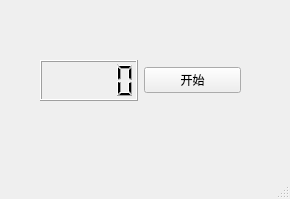
<?xml version="1.0" encoding="UTF-8"?>
<ui version="4.0">
 <class>MainWindow</class>
 <widget class="QMainWindow" name="MainWindow">
  <property name="geometry">
   <rect>
    <x>0</x>
    <y>0</y>
    <width>290</width>
    <height>199</height>
   </rect>
  </property>
  <property name="windowTitle">
   <string>MainWindow</string>
  </property>
  <widget class="QWidget" name="centralwidget">
   <widget class="QWidget" name="">
    <property name="geometry">
     <rect>
      <x>40</x>
      <y>60</y>
      <width>201</width>
      <height>41</height>
     </rect>
    </property>
    <layout class="QHBoxLayout" name="horizontalLayout">
     <item>
      <widget class="QLCDNumber" name="lcdNumber"/>
     </item>
     <item>
      <widget class="QPushButton" name="button">
       <property name="text">
        <string>开始</string>
       </property>
      </widget>
     </item>
    </layout>
   </widget>
  </widget>
  <widget class="QMenuBar" name="menubar">
   <property name="geometry">
    <rect>
     <x>0</x>
     <y>0</y>
     <width>290</width>
     <height>23</height>
    </rect>
   </property>
  </widget>
  <widget class="QStatusBar" name="statusbar"/>
 </widget>
 <resources/>
 <connections/>
</ui>
